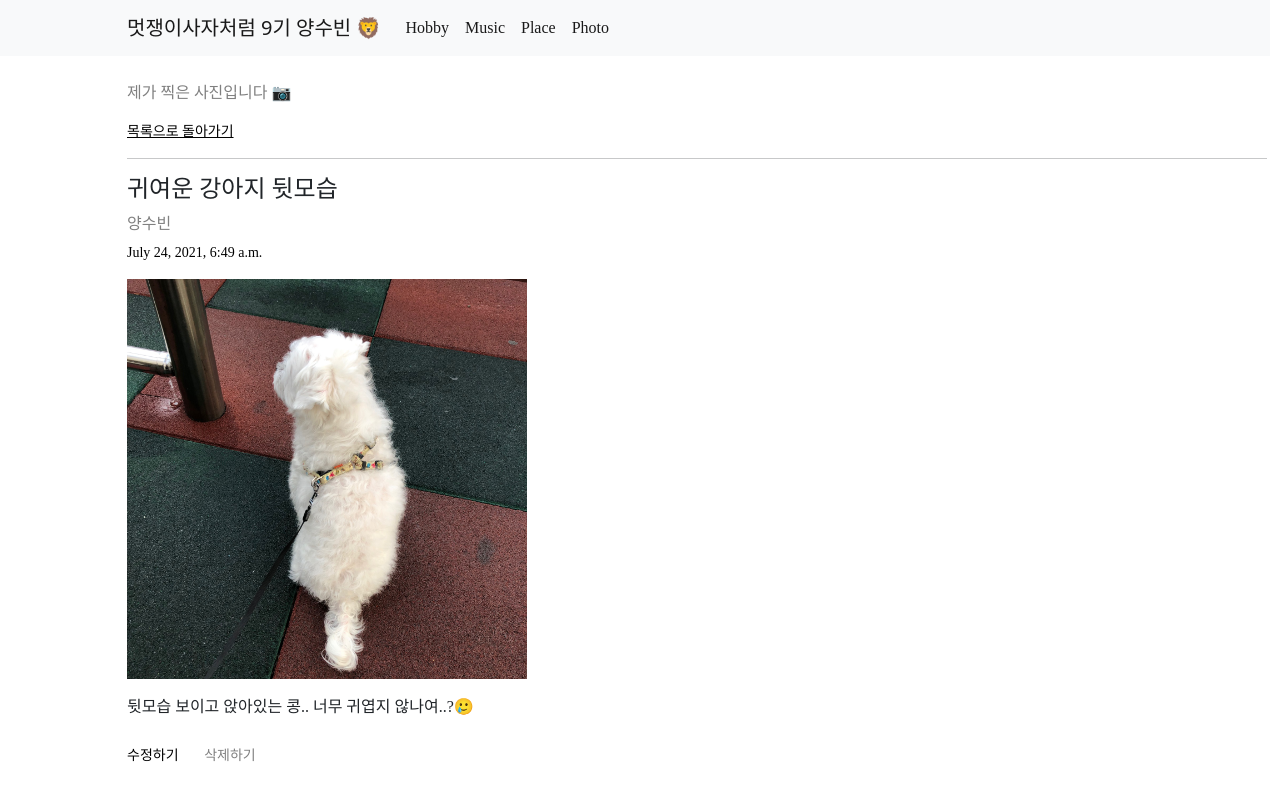
The page /5 on the database its author committed.
### subin/models.py (models this page shows, shortened)
class Photo(models.Model):
    title = models.CharField(max_length=200)
    writer = models.CharField(max_length=100)
    pub_date = models.DateTimeField()
    image = models.ImageField(upload_to='images/', blank=True, null = True)
    body = models.TextField()

### subin/views.py (the view)
# urls.py: path('<str:id>', views.detail, name="detail"),
def detail(request, id):
    photo = get_object_or_404(Photo, pk=id)
    return render(request, "detail.html", {'photo':photo})

### subin/templates/detail.html (shortened to what this page needs)
{% extends 'base.html' %}
{% block contents %}
<div class="mainbox">
    <p>제가 찍은 사진입니다 📷  </p>
    <a href="{% url 'photo' %}" class="backBtn">목록으로 돌아가기</a>
    <hr>
    <h2 class="title">{{photo.title}}</h2>
    <p class="writer">{{photo.writer}}</p>
    <p class="date">{{photo.pub_date}}</p>
    <div class="content">
    {% if photo.image %}
    <img src="{{photo.image.url}}" alt="이미지" width="400" class="photo">
    {% endif %}
    <p class="body">{{photo.body}}</p>
    </div>
    <br>
    <a href="{% url 'edit' photo.id %}" class="editBtn">수정하기</a>
    <a href="{% url 'delete' photo.id %}" class="delBtn">삭제하기</a>
</div>
{% endblock %}

### introproject/templates/base.html (style rules this page uses)
.body { height: auto; }

### subin/templates/detail.html (style rules this page uses)
.mainbox { margin-bottom: 10%; }
.title { font-family: 'Pretendard-Regular'; font-size: 24px; font-weight: 500; }
.writer { margin: 0; color: gray; font-size: 16px; padding-bottom: 6px; }
.date { font-size: 14px; color: black; }
.content { display: block; padding: 0; margin: 0; align-items: flex-start; flex-wrap: wrap; flex-direction: row; align-content: stretch; }
.photo { display: block; margin: 0; padding: 0; }
.body { display: block; margin-top: 1em; margin-bottom: 0; padding: 0; }
.mainbox > p:nth-child(1) { color: gray; display: block; }
.backBtn { color: black; font-size: 14px; display: block; }
.editBtn { color: black; font-size: 14px; padding: 4px 8px 4px 0; text-decoration-line: none; margin-right: 0.4em; }
.delBtn { color: gray; font-size: 14px; padding: 4px 8px; text-decoration-line: none; }

### rows shown on the page
Photo: title "귀여운 강아지 뒷모습", writer "양수빈", pub_date "July 24, 2021, 6:49 a.m.", image (picture), body "뒷모습 보이고 앉아있는 콩.. 너무 귀엽지 않나여..?🥲"
